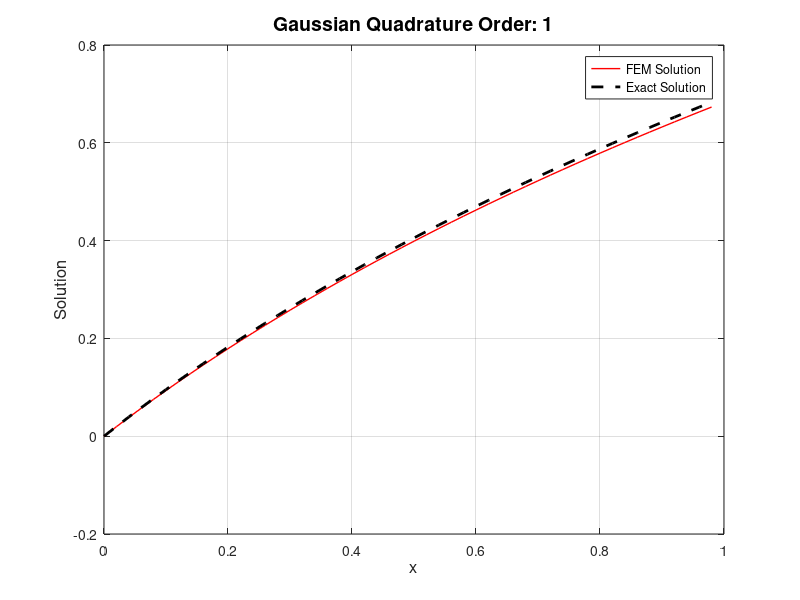

This figure's MATLAB source: (Note: this script raises an error after producing the figure.)
clear all;
%----------------------------------------------------------------
% Define functions f(x) and a(x), as well as the boundary value g
%----------------------------------------------------------------

% Alternative => 1
%f_x = @(x) exp(x); a_x = @(x) exp(x);  
%real_solution = @(x) (1+exp(1))*(1-exp(-1*x)) - x; % Exact solution for alt 1
%----------------------------------------------------------------

% Alternative => 2
 f_x = @(x) 0; a_x = @(x) 1 + x;          
 real_solution =@(x) log(1+x);     
%----------------------------------------------------------------

boundary_value = 1;              % Boundary value at x=1

%----------------------------------------------------------------
% Define the number of mesh points
num_mesh_points = 50;           % Number of mesh points
x_values = linspace(0, 1, num_mesh_points + 1); % Equally spaced mesh points

for gauss_order = 1:2
    % Define weights and nodes for Gaussian quadrature on [-1, 1]
    if gauss_order == 2
        gauss_nodes = [-1/sqrt(3), 1/sqrt(3)];
        gauss_weights = [1, 1];
    elseif gauss_order == 1
        gauss_nodes = [0];
        gauss_weights = [2];
    else
        disp('Invalid number of points for Gaussian quadrature!');
        return;
    end

    % Initialize coefficient matrix (A) and load vector (L)
    A = zeros(num_mesh_points, num_mesh_points); % Coefficient matrix
    L = zeros(num_mesh_points, 1);               % Load vector

    for element = 1:num_mesh_points-1
        left_endpoint = x_values(element);       % Left endpoint of the element
        right_endpoint = x_values(element+1);    % Right endpoint of the element

        for gauss_point = 1:gauss_order
            % Gaussian quadrature points and weights
            xi = (right_endpoint - left_endpoint) / 2 * gauss_nodes(gauss_point) + ...
                 (left_endpoint + right_endpoint) / 2;
            weight = gauss_weights(gauss_point) * (right_endpoint - left_endpoint) / 2;

            % Shape functions and their derivatives
            phi_left = 1 - (xi - left_endpoint) / (right_endpoint - left_endpoint);
            phi_right = 1 - (right_endpoint - xi) / (right_endpoint - left_endpoint);
            phi_left_prime = -1 / (right_endpoint - left_endpoint);
            phi_right_prime = 1 / (right_endpoint - left_endpoint);

            % Evaluate f(x) and a(x) at the Gaussian point
            f_xi = f_x(xi);
            a_xi = a_x(xi);

            % Update the coefficient matrix A and the load vector L
            A(element, element) = A(element, element) + weight * a_xi * phi_left_prime * phi_left_prime;
            A(element, element+1) = A(element, element+1) + weight * a_xi * phi_left_prime * phi_right_prime;
            A(element+1, element) = A(element+1, element) + weight * a_xi * phi_right_prime * phi_left_prime;
            A(element+1, element+1) = A(element+1, element+1) + weight * a_xi * phi_right_prime * phi_right_prime;
            L(element) = L(element) + weight * phi_left * f_xi;
            L(element+1) = L(element+1) + weight * phi_right * f_xi;
        end

        % Apply boundary condition a(1)u'(1) = g:
        if element+1 == num_mesh_points
            L(element+1) = L(element+1) + boundary_value;
        end
    end

    % Apply boundary condition u(0) = 0:
    A(1, :) = 0;
    A(1, 1) = 1;
    L(1) = 0;

    % Solve the system of equations
    u = A \ L;

    % Plot the results
    num_plot_points = num_mesh_points;
    plot_step = 1 / num_plot_points;

    xx = zeros(num_plot_points, 1);
    yy = zeros(num_plot_points, 1);

    node_step = 1 / (num_mesh_points - 1);
    for j = 1:num_plot_points
        x_j = (j-1) * plot_step;
        xx(j) = x_j;
        yy(j) = sum(arrayfun(@(i) max(0, 1 - abs(x_j - (i-1) * node_step) / node_step) * u(i), 1:num_mesh_points));
    end
    figure;
    hold on;
    
    % Plot FEM Solution
    plot(xx, yy, 'LineWidth', 1, 'LineStyle', '-', 'Color', [1, 0, 0], 'DisplayName', 'FEM Solution'); % Red
    
    % Plot Exact Solution
    plot(xx, arrayfun(real_solution, xx), 'LineWidth', 2, 'LineStyle', '--', 'Color', [0, 0, 0], 'DisplayName', 'Exact Solution'); % Black
    
    % Enhance the plot with labels, legend, and grid
    xlabel('x', 'FontSize', 12);
    ylabel('Solution', 'FontSize', 12);
    title(['Gaussian Quadrature Order: ', num2str(gauss_order)], 'FontSize', 14);
    legend('Location', 'best');
    grid on;
    box on;

% Calculate the difference between FEM and exact solution
diff = yy' - arrayfun(real_solution, x_values(1:end-1)); % Ensure diff has size n

% Calculate the energy norm
energy_norm = calculate_energy_norm(a_x, diff, x_values);
disp(['Energy norm for Gauss order ', num2str(gauss_order), ': ', num2str(energy_norm)]);

end

function energy_norm = calculate_energy_norm(a, diff, x_values)
    energy_norm = sqrt(sum(arrayfun(@(i) a((x_values(i) + x_values(i+1))/2) * (diff(i+1) - diff(i))^2 / (x_values(i+1) - x_values(i)), 1:length(x_values)-2)));
end